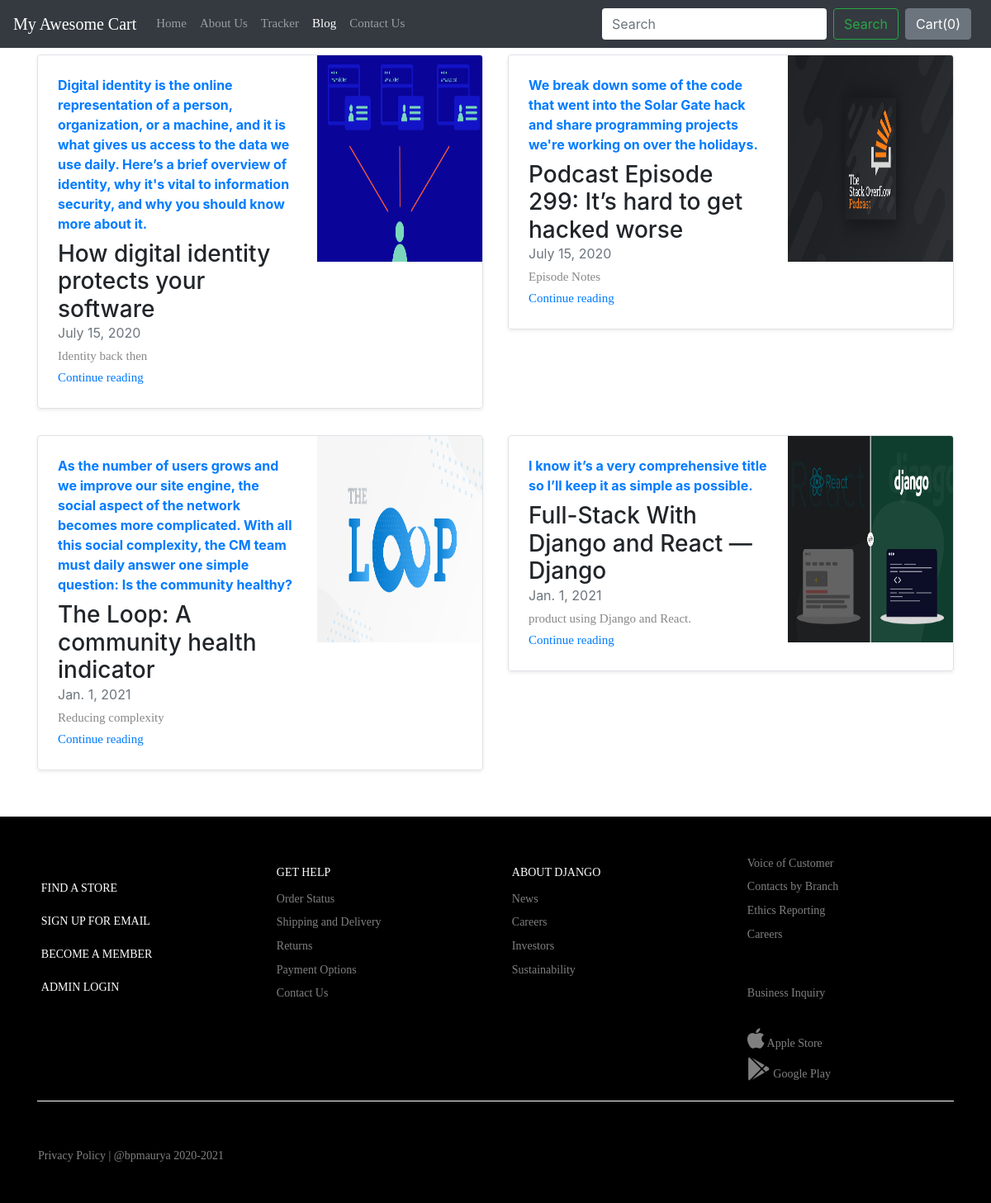
Screenshot of /blog/ with the database file from the repository.
### blog/models.py (models this page shows)
class Blogpost(models.Model):
    post_id = models.AutoField(primary_key=True)
    title = models.CharField(max_length=50)
    head0 = models.CharField(max_length=500, default="")
    chead0 = models.CharField(max_length=5000, default="")
    head1 = models.CharField(max_length=500, default="")
    chead1 = models.CharField(max_length=5000, default="")
    head2 = models.CharField(max_length=500, default="")
    chead2 = models.CharField(max_length=5000, default="")
    pub_date = models.DateField()
    thumbnail = models.ImageField(upload_to='shop/images', default="")
    def __str__(self):
        return self.title

### blog/views.py (the view)
# urls.py: path("", views.index, name="blogHome"),
def index(request):
    myposts = Blogpost.objects.all()
    print(myposts)
    return render(request, 'blog/index.html',
                  {'myposts':myposts})

### blog/templates/blog/index.html
{% extends 'blog/basic.html' %}
{% block body %}
<div class="">
 <div class="container">
 <div class="row my-2">
    {% for item in myposts %}
        <div class="col-md-6">
            <div
                class="row no-gutters border rounded overflow-hidden flex-md-row mb-4 shadow-sm h-md-250 position-relative">
                <div class="col p-4 d-flex flex-column position-static">
                    <strong class="d-inline-block mb-2 text-primary">{{item.head0}}</strong>
                    <h3 class="mb-0">{{item.title}}</h3>
                    <div class="mb-1 text-muted">{{item.pub_date}} </div>
                    <p class="card-text mb-auto">{{item.head1}}</p>
                    <a href="blogpost/{{item.post_id}}" class="stretched-link">Continue reading</a>
                </div>
                <div class="col-auto d-none d-lg-block">
                    <img src="/media/{{item.thumbnail}}" class="bd-placeholder-img" width="200" height="250"
                        aria-label="Placeholder: Thumbnail"/>
                </div>
            </div>
        </div>
      {% if forloop.counter|divisibleby:2 %}
    </div><div class="row my-2">
    {% endif %}
  {% endfor %}
  </div>
</div>
{% endblock %}

### static_in_env/css/main.css (style rules this page uses)
* { margin: 0px; padding: 0px; box-sizing: border-box; }
body, html { height: 100%; font-family: Montserrat-Regular, sans-serif; font-weight: 400; }
a { font-family: Montserrat-Regular; font-weight: 400; font-size: 15px; line-height: 1.7; color: #666666; margin: 0px; transition: all 0.4s; -webkit-transition: all 0.4s; -o-transition: all 0.4s; -moz-transition: all 0.4s; }
h1,h2,h3,h4,h5,h6 { margin: 0px; }
p { font-family: Montserrat-Regular; font-size: 15px; line-height: 1.7; color: #888888; margin: 0px; }
.container { max-width: 1200px; }
body { padding-right: 0px !important; }

### rows the page displays
Blogpost: head0 "Digital identity is the online representation of a person, organization, or a machine, and it is what gives us access to the data we use daily. Here’s a brief overview of identity, why it's vital to information security, and why you should know more about it.", title "How digital identity protects your software", pub_date "July 15, 2020", head1 "Identity back then", thumbnail (picture)
Blogpost: head0 "We break down some of the code that went into the Solar Gate hack and share programming projects we're working on over the holidays.", title "Podcast Episode 299: It’s hard to get hacked worse", pub_date "July 15, 2020", head1 "Episode Notes", thumbnail (picture)
Blogpost: head0 "As the number of users grows and we improve our site engine, the social aspect of the network becomes more complicated. With all this social complexity, the CM team must daily answer one simple question: Is the community healthy?", title "The Loop: A community health indicator", pub_date "Jan. 1, 2021", head1 "Reducing complexity", thumbnail (picture)
Blogpost: head0 "I know it’s a very comprehensive title so I’ll keep it as simple as possible.", title "Full-Stack With Django and React — Django", pub_date "Jan. 1, 2021", head1 "product using Django and React.", thumbnail (picture)
